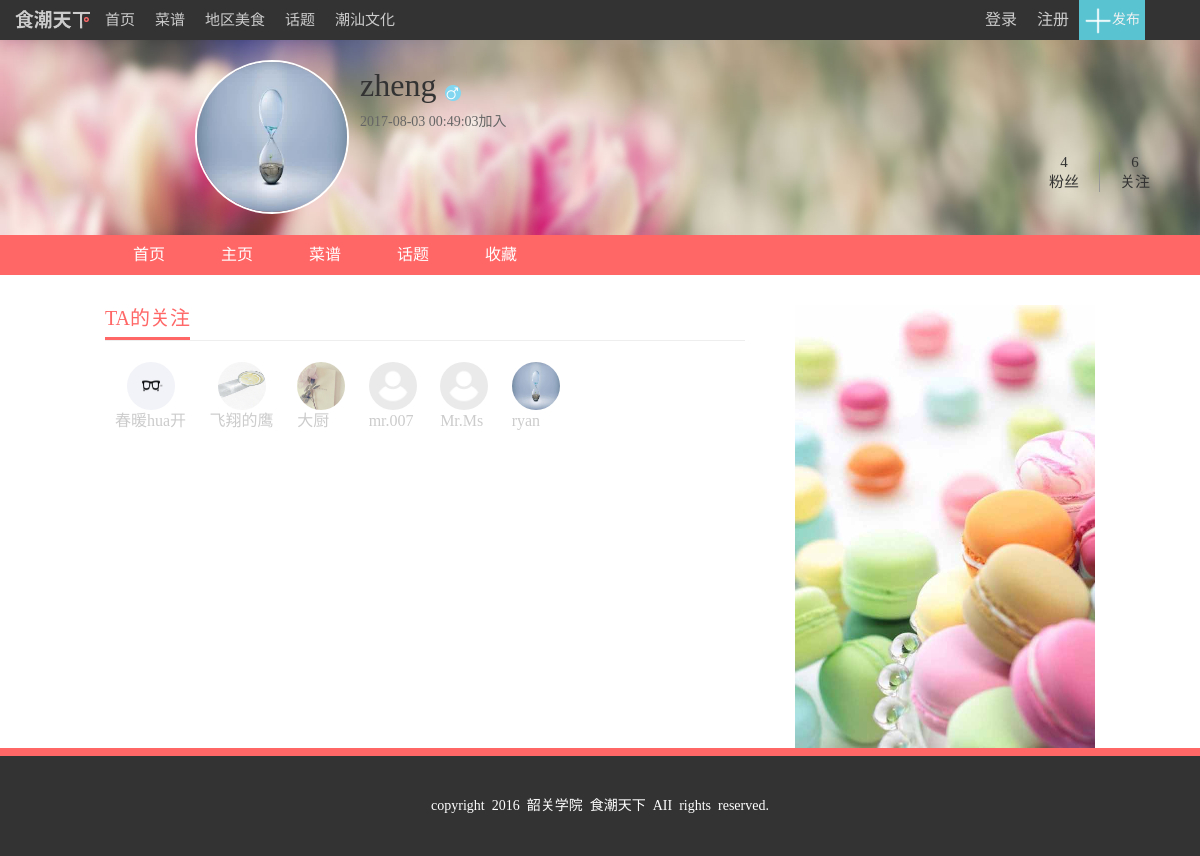
Screenshot of /php/user_attention.php?user_id=42 with the database file from the repository.
### tables this page shows
CREATE TABLE IF NOT EXISTS `relationships` (
  `id` int(10) NOT NULL AUTO_INCREMENT,
  `follower_id` int(10) NOT NULL,
  `followed_id` int(10) NOT NULL,
  `created_at` datetime NOT NULL,
  PRIMARY KEY (`id`),
  KEY `relationships_follower_id` (`follower_id`),
  KEY `relationships_followed_id` (`followed_id`)
);

CREATE TABLE IF NOT EXISTS `personal_info` (
  `id` int(10) NOT NULL AUTO_INCREMENT,
  `name` varchar(255) NOT NULL,
  `password_digest` char(40) NOT NULL,
  `head_img` varchar(255) NOT NULL DEFAULT '../assets/img/default.jpg',
  `sex` char(4) NOT NULL DEFAULT '男',
  `hometown_city` varchar(40) NOT NULL DEFAULT '汕头',
  `hometown_province` varchar(40) NOT NULL DEFAULT '潮汕',
  `email` varchar(255) NOT NULL,
  `personal_write` varchar(255) DEFAULT NULL,
  `created_at` datetime NOT NULL,
  `updated_at` datetime NOT NULL,
  PRIMARY KEY (`id`)
);

### php/user_attention.php (called while the page is built)
<?php
	require ('../mysql_connect.php');
  	require('../models/users.php');
    require('../models/cookbook.php');
    include('../views/user/user_attention.html.php');
 ?>

### views/user/user_attention.html.php (the view, shortened to what this page needs)
<div class="cookbook">
	<div class="left">
		<div class="title">
			<h3>TA的关注</h3>
		</div>
		<div class="left-content">
		<div class="padding_con"></div>
			<ul class="follwer_con">
			<?php $follower_res=sel_user_attention($dbc); foreach($follower_res as $follower_row){
			 ?>
				<li>
				<a  href="personal_index.php?user_id=<?php echo $follower_row['followed_id']; ?>" target="_blank"><img class="follwer_img" src="<?php echo getUserImg($dbc,$follower_row['followed_id']); ?>" alt=""><span><?php echo getUserName($dbc,$follower_row['followed_id']); ?></span>
				</a>
				</li>
				<?php } ?>
			</ul>
		</div>
	</div>
	<div class="per_cookbook_right">
		<a href="#">
			<img src="../assets/img/right.jpg" />
		</a>
	</div>
	</div>
</div>

### assets/css/indexTop.css (style rules this page uses)
body { font: 14px "Hiragino Sans GB",STHeiti,"微软雅黑","Microsoft YaHei",Helvetica,Arial,serif; }
.bar { float: right; margin-right: 30px; position:relative; right:20px; }
.top-bar { height: 40px; background: #333; color: #999; top: 0; position: fixed; z-index: 10000; width: 100%; left: 0; min-width: 990px; }
.top-bar .bar-left { height: 40px; margin-left: 20px; }
ol,ul { list-style: none; }
.top-bar .bar-left li { float: left; height: 40px; }
.bar-link a, .top-bar .bar-left li a { font-size: 15px; color: #ccc; height: 40px; line-height: 40px; padding: 0 10px; text-decoration: none; display: inline-block; }
li a { font-size: 16px; color: #ccc; height: 40px; line-height: 40px; padding: 0 10px; text-decoration: none; display: inline-block; }
.bar-right li { list-style-image: none; list-style-type: none; float: right; }
.bar-right li a { display: block; }
.bar-text { background: #59C3D1; color: #f1f1f1; width: auto; text-align: center; height: 40px; line-height: 40px; overflow: hidden; position: relative; z-index: 199011; cursor: pointer; margin-right: 5px; padding-left: 5px; padding-right: 5px; }
.bar-text img { border: 0; vertical-align: middle; }

### assets/css/footer.css (style rules this page uses)
.footer { clear: both; width: 100%; margin-top: 20px; background: #FF6767; padding-top: 8px; }
.footer-content { padding: 40px 0; background: #333; color: #fff; font-size: 14px; overflow: hidden; text-align: center; }

### assets/css/style.css (style rules this page uses)
* { margin: 0;padding: 0;font-family: "微软雅黑"; }
a { text-decoration: none; color: #333; }
.left { float:left; }
ul { list-style-type: none; }
img { border: 0; }

### assets/css/index_Beauty.css (style rules this page uses)
ul, li { margin: 0; padding: 0; border: 0; font-size: 100%; font: inherit; vertical-align: baseline; }
.tablist,.title { height: 45px; border-bottom:1px solid #e8e8e8; }
.tablist h3,.title h3 { float: left; font-weight: 400; line-height: 30px; font-size: 20px; cursor: pointer; margin-right: 20px; display: inline-block; padding-bottom: 4px; color: #666; }
.title h3 { color: #FF6767; border-bottom:3px solid #FF6767; }
.title { height: 35px; line-height: 30px; font-size: 20px; border-bottom: 1px solid #eee; }
.title h3 { float: left; color: #ff6767; font-weight: normal; padding-bottom: 4px; border-bottom: 3px solid #ff6767; margin-top: -2px; }
.index-content { width: 990px; margin: 30px auto; }
.header { width: 100%; height:235px; background: url(../img/personal-bg.jpg) no-repeat top center; background-size: 100% 235px; position: relative; }
.user-wrap { position: absolute; top: 60px; left: 195px; }
.face { width: 150px; height: 150px; float: left; border-radius: 50%; border: 2px solid #fff; overflow: hidden; }
.face img { width: 150px; height: 150px; }
.user-detail { padding-left: 165px; }
.user-info { margin-top: 15px; }
.user-info a { font-size: 32px; }
.user-info img { width: 16px; height: 16px; margin-left: 5px; }
.user-detail span { color: #666; font-size: 14px; }
.personal_nav { background: #ff6767; height: 40px; }
.personal_nav ul { width: 990px; margin: auto; }
.personal_nav ul li { float: left; line-height: 40px; }
.personal_nav ul li a { display: block; font-size: 16px; padding:0 28px; color: #fff; }
.cookbook,.topic { width: 990px; margin:30px auto; }
.cookbook .left { width: 640px; float: left; }
.cookbook .left li { clear: both; height: 180px; padding-bottom: 20px; margin-top: 20px; }
.per_cookbook_right { width: 300px; float: right; }
.per_cookbook_right img { width: 300px; }
.personal_var_link { position: relative; right: -700px; top: 30px; }
.personal_var_link_fans { float: left; font-size: 15px; padding-right: 20px; border-right: 1px solid #999; text-align: center; }
.personal_var_link_on { float: left; margin-left: 20px; font-size: 15px; text-align: center; }
.user-detail_span { position: relative;top: 10px;left: -20px; }
.padding_con { height: 20px;width: 800px; }
.follwer_con li { display: inline-block;display: inline;zoom:1; }
.follwer_img { margin: 1px auto;width: 48px;height: 48px;border-radius: 50%;display: block; }
.follwer_con li span { position: relative;top: -10px; }

### rows the page displays
relationships: followed.head_img (picture), followed.name "春暖hua开"
relationships: followed.head_img (picture), followed.name "飞翔的鹰"
relationships: followed.head_img (picture), followed.name "大厨"
relationships: followed.head_img (placeholder picture), followed.name "mr.007"
relationships: followed.head_img (placeholder picture), followed.name "Mr.Ms"
relationships: followed.head_img (picture), followed.name "ryan"

### other values shown
$stmt->rowCount() "4"
$stmt->rowCount() "6"
